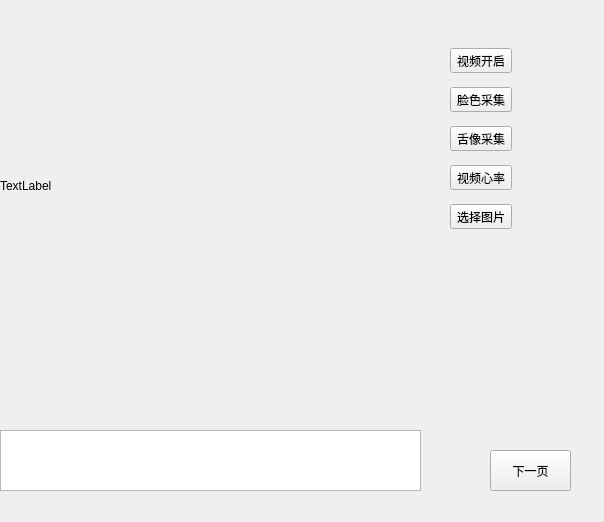
<?xml version="1.0" encoding="UTF-8"?>
<ui version="4.0">
 <class>Form</class>
 <widget class="QWidget" name="Form">
  <property name="geometry">
   <rect>
    <x>0</x>
    <y>0</y>
    <width>604</width>
    <height>522</height>
   </rect>
  </property>
  <property name="windowTitle">
   <string>Form</string>
  </property>
  <widget class="QLabel" name="label">
   <property name="geometry">
    <rect>
     <x>0</x>
     <y>0</y>
     <width>411</width>
     <height>371</height>
    </rect>
   </property>
   <property name="text">
    <string>TextLabel</string>
   </property>
  </widget>
  <widget class="QTextEdit" name="textEdit">
   <property name="geometry">
    <rect>
     <x>0</x>
     <y>430</y>
     <width>421</width>
     <height>61</height>
    </rect>
   </property>
  </widget>
  <widget class="QWidget" name="verticalLayoutWidget">
   <property name="geometry">
    <rect>
     <x>450</x>
     <y>40</y>
     <width>121</width>
     <height>201</height>
    </rect>
   </property>
   <layout class="QVBoxLayout" name="verticalLayout">
    <item>
     <widget class="QToolButton" name="toolButton">
      <property name="text">
       <string>视频开启</string>
      </property>
     </widget>
    </item>
    <item>
     <widget class="QToolButton" name="toolButton_2">
      <property name="text">
       <string>脸色采集</string>
      </property>
     </widget>
    </item>
    <item>
     <widget class="QToolButton" name="toolButton_3">
      <property name="text">
       <string>舌像采集</string>
      </property>
     </widget>
    </item>
    <item>
     <widget class="QToolButton" name="toolButton_4">
      <property name="text">
       <string>视频心率</string>
      </property>
     </widget>
    </item>
    <item>
     <widget class="QToolButton" name="toolButton_6">
      <property name="text">
       <string>选择图片</string>
      </property>
     </widget>
    </item>
   </layout>
  </widget>
  <widget class="QToolButton" name="toolButton_5">
   <property name="geometry">
    <rect>
     <x>490</x>
     <y>450</y>
     <width>81</width>
     <height>41</height>
    </rect>
   </property>
   <property name="text">
    <string>下一页</string>
   </property>
  </widget>
 </widget>
 <resources/>
 <connections/>
</ui>
